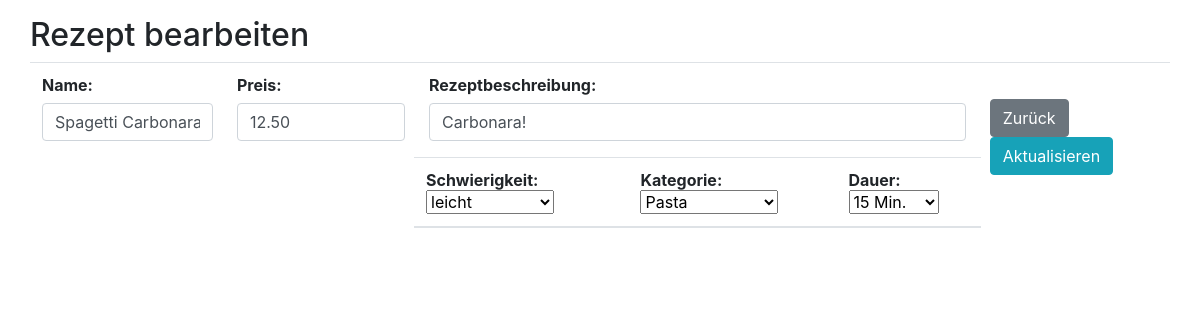
The page /rezept-bearbeiten.php?edit=130 on the database its author committed.
### tables this page shows
CREATE TABLE IF NOT EXISTS `produkte` (
  `ProduktID` int(10) unsigned NOT NULL AUTO_INCREMENT,
  `Produktbezeichnung` varchar(100) NOT NULL,
  `Produktpreis` decimal(10,2) NOT NULL,
  `Produktbeschreibung` varchar(500) NOT NULL,
  `Aenderungsdatum` timestamp NOT NULL DEFAULT CURRENT_TIMESTAMP ON UPDATE CURRENT_TIMESTAMP,
  `ProduktSchwierigkeitsgrad` varchar(50) NOT NULL,
  `ProduktKategorie` varchar(50) NOT NULL,
  `ProduktDauer` varchar(10) DEFAULT NULL,
  `ProduktURL` varchar(100) NOT NULL DEFAULT '',
  PRIMARY KEY (`ProduktID`)
);

### aufgaben.php (the view, shortened to what this page needs)
<?php
$mysqli = new mysqli('localhost', 'root', '', 'test') or die(mysql_error($mysqli));
if (isset($_GET['edit'])) {
    $id = $_GET['edit'];
    $update = true;
    $result = $mysqli->query("SELECT * FROM produkte WHERE ProduktID=$id") or die($mysqli->error());
    if (@count($result) == 1) {
        $row = $result->fetch_array();
        $produktname = $row['Produktbezeichnung'];
        $produktpreis = $row['Produktpreis'];
        $produktbeschreibung = $row['Produktbeschreibung'];
    }
}
$difficulty = $mysqli->query("SELECT SchwierigkeitsgradName FROM schwierigkeitsgrad ORDER BY SchwierigkeitsgradID ASC") or die($mysqli->error);
$option = '';
while ($row = mysqli_fetch_assoc($difficulty)) {
    $option .= '<option value = "' . $row['SchwierigkeitsgradName'] . '">' . $row['SchwierigkeitsgradName'] . '</option>';
}
$category = $mysqli->query("SELECT RezeptKategorieName FROM rezept_kategorie ORDER BY RezeptKategorieID ASC") or die($mysqli->error);
$options = '';
while ($row = mysqli_fetch_assoc($category)) {
    $options .= '<option value = "' . $row['RezeptKategorieName'] . '">' . $row['RezeptKategorieName'] . '</option>';
}
$duration = $mysqli->query("SELECT DauerName FROM dauer ORDER BY DauerID ASC") or die($mysqli->error);
$optionss = '';
while ($row = mysqli_fetch_assoc($duration)) {
    $optionss .= '<option value = "' . $row['DauerName'] . '">' . $row['DauerName'] . ' Min.</option>';
}

### rezept-bearbeiten.php (shortened to what this page needs)
<html>
<head>
    <link rel="stylesheet" href="https://stackpath.bootstrapcdn.com/bootstrap/4.3.1/css/bootstrap.min.css">
</head>
<body>
    <?php require_once 'aufgaben.php'; ?>
    <div class="container">
        <div class="row mt-3">
            <h2>Rezept bearbeiten</h2>
        </div>
        <div class="row">
            <form action="aufgaben.php" method="POST">
                <table class="table">
                    <tr>
                        <td>
                            <div class="form-group">
                                <label><b>Name:</b></label>
                                <input type="text" name="produktbezeichnung" class="form-control" value="<?php echo $produktname; ?>" placeholder="Produkt eingeben">
                            </div>
                        </td>
                        <td>
                            <div class="form-group">
                                <label><b>Preis:</b></label>
                                <input type="text" name="produktpreis" class="form-control" value="<?php echo $produktpreis; ?>" placeholder="Preis in €">
                            </div>
                        </td>
                        <td>
                            <div class="form-group">
                                <label><b>Rezeptbeschreibung:</b></label>
                                <input type="text" name="produktbeschreibung" class="form-control" value="<?php echo $produktbeschreibung; ?>" placeholder="Produktbeschreibung">
                            </div>
                            <div class="row">
                                <table class="table">
                                    <form action="aufgaben.php" method="GET">
                                        <thead>
                                            <tr>
                                                <th>Schwierigkeit:
                                                    <select name="difficulty">
                                                        <?php echo $option; ?>
                                                    </select>
                                                </th>
                                                <th>Kategorie:
                                                    <select name="category">
                                                        <?php echo $options; ?>
                                                    </select>
                                                </th>
                                                <th>Dauer:
                                                    <select name="duration">
                                                        <?php echo $optionss; ?>
                                                    </select>
                                                </th>
                                            </tr>
                                        </thead>
                                    </form>
                                </table>
                            </div>
                        </td>
                        <td>
                            <div class="form-group mt-4">
                                <a href="index.php" class="btn btn-secondary" title="Zurück">Zurück</a>
                                <?php
                                if ($update == true) :
                                    ?>
                                    <button type="submit" class="btn btn-info" name="update" title="Aktualisieren">Aktualisieren</button>
                                <?php else : ?>
                                    <button type="submit" class="btn btn-primary" name="speichern" title="Speichern">Speichern</button>
                                <?php endif; ?>
                            </div>
                        </td>
                    </tr>
                </table>
            </form>
        </div>
    </div>
</body>
</html>

### rows shown on the page
produkte: produktbezeichnung "Spagetti Carbonara", produktpreis "12.50", produktbeschreibung "Carbonara!"

### other values the page prints
form field difficulty "leicht"
form field category "Pasta"
form field duration "15 Min."
